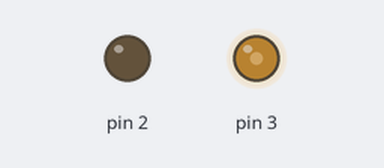
Simulated run of this sketch. Board: Arduino Uno, built with avr-gcc and run on an emulated ATmega328P. On the bench: output pins drawn as LEDs (lit = HIGH).

Above: at 0.1 s.
Timing chart, 0 to 1.6 s (numbered marks = the images above):
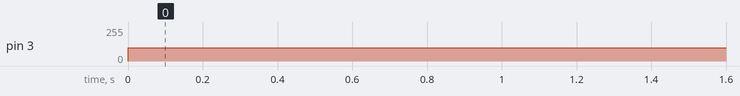

The sketch:

test_af_motor.ino
```cpp
#include <MotorLib.h>
Motor motorMain(23,25,2,4,5);//Motor(int inAPin,int inBPin,int pwmPin);
Motor motorJib(27,29,3,6,7);//Motor(int inAPin,int inBPin,int pwmPin);

void setup(){

}

void loop(){
//  motorMain.go(0);
  motorJib.go(-100);
  motorMain.go(-100);
  delay(1000);
  motorJib.go(100);
  motorMain.go(100);
  delay(1000);
}
```

Measured:
- by itself, pin 3: 0/255 → 100/255 at 0.00 s
